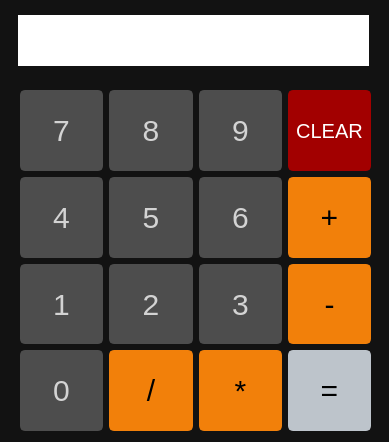
<?xml version="1.0" encoding="UTF-8"?>
<ui version="4.0">
 <class>MainWindow</class>
 <widget class="QMainWindow" name="MainWindow">
  <property name="geometry">
   <rect>
    <x>0</x>
    <y>0</y>
    <width>389</width>
    <height>442</height>
   </rect>
  </property>
  <property name="palette">
   <palette>
    <active>
     <colorrole role="WindowText">
      <brush brushstyle="SolidPattern">
       <color alpha="255">
        <red>255</red>
        <green>255</green>
        <blue>255</blue>
       </color>
      </brush>
     </colorrole>
     <colorrole role="Button">
      <brush brushstyle="SolidPattern">
       <color alpha="255">
        <red>50</red>
        <green>50</green>
        <blue>50</blue>
       </color>
      </brush>
     </colorrole>
     <colorrole role="Light">
      <brush brushstyle="SolidPattern">
       <color alpha="255">
        <red>0</red>
        <green>85</green>
        <blue>127</blue>
       </color>
      </brush>
     </colorrole>
     <colorrole role="Text">
      <brush brushstyle="SolidPattern">
       <color alpha="255">
        <red>255</red>
        <green>255</green>
        <blue>255</blue>
       </color>
      </brush>
     </colorrole>
     <colorrole role="ButtonText">
      <brush brushstyle="SolidPattern">
       <color alpha="255">
        <red>255</red>
        <green>255</green>
        <blue>255</blue>
       </color>
      </brush>
     </colorrole>
     <colorrole role="Window">
      <brush brushstyle="SolidPattern">
       <color alpha="255">
        <red>18</red>
        <green>18</green>
        <blue>18</blue>
       </color>
      </brush>
     </colorrole>
    </active>
    <inactive>
     <colorrole role="WindowText">
      <brush brushstyle="SolidPattern">
       <color alpha="255">
        <red>255</red>
        <green>255</green>
        <blue>255</blue>
       </color>
      </brush>
     </colorrole>
     <colorrole role="Button">
      <brush brushstyle="SolidPattern">
       <color alpha="255">
        <red>50</red>
        <green>50</green>
        <blue>50</blue>
       </color>
      </brush>
     </colorrole>
     <colorrole role="Light">
      <brush brushstyle="SolidPattern">
       <color alpha="255">
        <red>0</red>
        <green>85</green>
        <blue>127</blue>
       </color>
      </brush>
     </colorrole>
     <colorrole role="Text">
      <brush brushstyle="SolidPattern">
       <color alpha="255">
        <red>255</red>
        <green>255</green>
        <blue>255</blue>
       </color>
      </brush>
     </colorrole>
     <colorrole role="ButtonText">
      <brush brushstyle="SolidPattern">
       <color alpha="255">
        <red>255</red>
        <green>255</green>
        <blue>255</blue>
       </color>
      </brush>
     </colorrole>
     <colorrole role="Window">
      <brush brushstyle="SolidPattern">
       <color alpha="255">
        <red>18</red>
        <green>18</green>
        <blue>18</blue>
       </color>
      </brush>
     </colorrole>
    </inactive>
    <disabled>
     <colorrole role="Button">
      <brush brushstyle="SolidPattern">
       <color alpha="255">
        <red>50</red>
        <green>50</green>
        <blue>50</blue>
       </color>
      </brush>
     </colorrole>
     <colorrole role="Light">
      <brush brushstyle="SolidPattern">
       <color alpha="255">
        <red>0</red>
        <green>85</green>
        <blue>127</blue>
       </color>
      </brush>
     </colorrole>
     <colorrole role="Base">
      <brush brushstyle="SolidPattern">
       <color alpha="255">
        <red>18</red>
        <green>18</green>
        <blue>18</blue>
       </color>
      </brush>
     </colorrole>
     <colorrole role="Window">
      <brush brushstyle="SolidPattern">
       <color alpha="255">
        <red>18</red>
        <green>18</green>
        <blue>18</blue>
       </color>
      </brush>
     </colorrole>
    </disabled>
   </palette>
  </property>
  <property name="mouseTracking">
   <bool>false</bool>
  </property>
  <property name="windowTitle">
   <string>Calculator</string>
  </property>
  <property name="windowOpacity">
   <double>1.000000000000000</double>
  </property>
  <property name="styleSheet">
   <string notr="true">.QPushButton {
	background-color: rgb(77, 77, 77);
	color: rgb(211, 211, 211);
	font-size: 30px;
	border: 2px solid rgb(77, 77, 77);
	border-radius: 5px;
}

.QPushButton:hover {
	background-color: rgb(127, 127, 127);
	border: 2px solid rgb(127, 127, 127);
}

.QPushButton:pressed {
	border: 2px solid rgb(255, 255, 255)
}

#add , #subtract , #multiply , #divide {
	background-color: #f2800a;
	border: 2px solid #f2800a;
	color: rgb(0, 0, 0);
}

#add:hover , #subtract:hover , #multiply:hover , #divide:hover {
	background-color: #efa94d;
	border: 2px solid #efa94d;
	color: rgb(0, 0, 0);
}

#add:pressed , #subtract:pressed , #multiply:pressed, #divide:pressed {
	border: 2px solid rgb(255, 255, 255)
}

#equals {
	background-color: #bdc4cb;
	border: 2px solid #bdc4cb;
	color: rgb(0, 0, 0);
}

#equals:hover {
	background-color: rgb(135, 126, 126);
	border: 2px solid rgb(135, 126, 126);
}

#equals:pressed {
	border: 2px solid rgb(255, 255, 255)
}

#clear {
	background-color: rgb(162, 0, 0);
	border: 2px solid rgb(162, 0, 0);
	color: rgb(255, 255, 255);
}

#clear:hover {
	background-color: rgb(140, 0, 0);
	border: 2px solid rgb(140, 0, 0);
}

#clear:pressed {
	border: 2px solid rgb(255, 255, 255)
}

</string>
  </property>
  <widget class="QWidget" name="centralwidget">
   <widget class="QWidget" name="gridLayoutWidget">
    <property name="geometry">
     <rect>
      <x>20</x>
      <y>90</y>
      <width>351</width>
      <height>341</height>
     </rect>
    </property>
    <layout class="QGridLayout" name="gridLayout" rowstretch="0,0,0,0" columnstretch="0,0,0,0">
     <property name="sizeConstraint">
      <enum>QLayout::SizeConstraint::SetNoConstraint</enum>
     </property>
     <property name="horizontalSpacing">
      <number>6</number>
     </property>
     <item row="2" column="0">
      <widget class="QPushButton" name="one">
       <property name="sizePolicy">
        <sizepolicy hsizetype="Minimum" vsizetype="Expanding">
         <horstretch>0</horstretch>
         <verstretch>0</verstretch>
        </sizepolicy>
       </property>
       <property name="minimumSize">
        <size>
         <width>0</width>
         <height>0</height>
        </size>
       </property>
       <property name="font">
        <font>
         <pointsize>-1</pointsize>
        </font>
       </property>
       <property name="cursor">
        <cursorShape>PointingHandCursor</cursorShape>
       </property>
       <property name="text">
        <string>1</string>
       </property>
      </widget>
     </item>
     <item row="1" column="3">
      <widget class="QPushButton" name="add">
       <property name="sizePolicy">
        <sizepolicy hsizetype="Minimum" vsizetype="Expanding">
         <horstretch>0</horstretch>
         <verstretch>0</verstretch>
        </sizepolicy>
       </property>
       <property name="minimumSize">
        <size>
         <width>0</width>
         <height>0</height>
        </size>
       </property>
       <property name="font">
        <font>
         <pointsize>-1</pointsize>
        </font>
       </property>
       <property name="cursor">
        <cursorShape>PointingHandCursor</cursorShape>
       </property>
       <property name="text">
        <string>+</string>
       </property>
      </widget>
     </item>
     <item row="1" column="1">
      <widget class="QPushButton" name="five">
       <property name="sizePolicy">
        <sizepolicy hsizetype="Minimum" vsizetype="Expanding">
         <horstretch>0</horstretch>
         <verstretch>0</verstretch>
        </sizepolicy>
       </property>
       <property name="minimumSize">
        <size>
         <width>0</width>
         <height>0</height>
        </size>
       </property>
       <property name="font">
        <font>
         <pointsize>-1</pointsize>
        </font>
       </property>
       <property name="cursor">
        <cursorShape>PointingHandCursor</cursorShape>
       </property>
       <property name="text">
        <string>5</string>
       </property>
      </widget>
     </item>
     <item row="1" column="0">
      <widget class="QPushButton" name="four">
       <property name="sizePolicy">
        <sizepolicy hsizetype="Minimum" vsizetype="Expanding">
         <horstretch>0</horstretch>
         <verstretch>0</verstretch>
        </sizepolicy>
       </property>
       <property name="minimumSize">
        <size>
         <width>0</width>
         <height>0</height>
        </size>
       </property>
       <property name="font">
        <font>
         <pointsize>-1</pointsize>
        </font>
       </property>
       <property name="cursor">
        <cursorShape>PointingHandCursor</cursorShape>
       </property>
       <property name="text">
        <string>4</string>
       </property>
      </widget>
     </item>
     <item row="3" column="2">
      <widget class="QPushButton" name="multiply">
       <property name="sizePolicy">
        <sizepolicy hsizetype="Minimum" vsizetype="Expanding">
         <horstretch>0</horstretch>
         <verstretch>0</verstretch>
        </sizepolicy>
       </property>
       <property name="minimumSize">
        <size>
         <width>0</width>
         <height>0</height>
        </size>
       </property>
       <property name="font">
        <font>
         <pointsize>-1</pointsize>
        </font>
       </property>
       <property name="cursor">
        <cursorShape>PointingHandCursor</cursorShape>
       </property>
       <property name="text">
        <string>*</string>
       </property>
      </widget>
     </item>
     <item row="1" column="2">
      <widget class="QPushButton" name="six">
       <property name="sizePolicy">
        <sizepolicy hsizetype="Minimum" vsizetype="Expanding">
         <horstretch>0</horstretch>
         <verstretch>0</verstretch>
        </sizepolicy>
       </property>
       <property name="minimumSize">
        <size>
         <width>0</width>
         <height>0</height>
        </size>
       </property>
       <property name="font">
        <font>
         <pointsize>-1</pointsize>
        </font>
       </property>
       <property name="cursor">
        <cursorShape>PointingHandCursor</cursorShape>
       </property>
       <property name="text">
        <string>6</string>
       </property>
      </widget>
     </item>
     <item row="2" column="2">
      <widget class="QPushButton" name="three">
       <property name="sizePolicy">
        <sizepolicy hsizetype="Minimum" vsizetype="Expanding">
         <horstretch>0</horstretch>
         <verstretch>0</verstretch>
        </sizepolicy>
       </property>
       <property name="minimumSize">
        <size>
         <width>0</width>
         <height>0</height>
        </size>
       </property>
       <property name="font">
        <font>
         <pointsize>-1</pointsize>
        </font>
       </property>
       <property name="cursor">
        <cursorShape>PointingHandCursor</cursorShape>
       </property>
       <property name="styleSheet">
        <string notr="true"/>
       </property>
       <property name="text">
        <string>3</string>
       </property>
      </widget>
     </item>
     <item row="0" column="0">
      <widget class="QPushButton" name="seven">
       <property name="sizePolicy">
        <sizepolicy hsizetype="Minimum" vsizetype="Expanding">
         <horstretch>0</horstretch>
         <verstretch>0</verstretch>
        </sizepolicy>
       </property>
       <property name="minimumSize">
        <size>
         <width>0</width>
         <height>0</height>
        </size>
       </property>
       <property name="font">
        <font>
         <pointsize>-1</pointsize>
        </font>
       </property>
       <property name="cursor">
        <cursorShape>PointingHandCursor</cursorShape>
       </property>
       <property name="text">
        <string>7</string>
       </property>
      </widget>
     </item>
     <item row="3" column="3">
      <widget class="QPushButton" name="equals">
       <property name="sizePolicy">
        <sizepolicy hsizetype="Minimum" vsizetype="Expanding">
         <horstretch>0</horstretch>
         <verstretch>0</verstretch>
        </sizepolicy>
       </property>
       <property name="minimumSize">
        <size>
         <width>0</width>
         <height>0</height>
        </size>
       </property>
       <property name="cursor">
        <cursorShape>PointingHandCursor</cursorShape>
       </property>
       <property name="text">
        <string>=</string>
       </property>
      </widget>
     </item>
     <item row="0" column="2">
      <widget class="QPushButton" name="nine">
       <property name="sizePolicy">
        <sizepolicy hsizetype="Minimum" vsizetype="Expanding">
         <horstretch>0</horstretch>
         <verstretch>0</verstretch>
        </sizepolicy>
       </property>
       <property name="minimumSize">
        <size>
         <width>0</width>
         <height>0</height>
        </size>
       </property>
       <property name="font">
        <font>
         <pointsize>-1</pointsize>
        </font>
       </property>
       <property name="cursor">
        <cursorShape>PointingHandCursor</cursorShape>
       </property>
       <property name="text">
        <string>9</string>
       </property>
      </widget>
     </item>
     <item row="3" column="1">
      <widget class="QPushButton" name="divide">
       <property name="sizePolicy">
        <sizepolicy hsizetype="Minimum" vsizetype="Expanding">
         <horstretch>0</horstretch>
         <verstretch>0</verstretch>
        </sizepolicy>
       </property>
       <property name="minimumSize">
        <size>
         <width>0</width>
         <height>0</height>
        </size>
       </property>
       <property name="font">
        <font>
         <pointsize>-1</pointsize>
        </font>
       </property>
       <property name="cursor">
        <cursorShape>PointingHandCursor</cursorShape>
       </property>
       <property name="text">
        <string>/</string>
       </property>
      </widget>
     </item>
     <item row="3" column="0">
      <widget class="QPushButton" name="zero">
       <property name="sizePolicy">
        <sizepolicy hsizetype="Minimum" vsizetype="Expanding">
         <horstretch>0</horstretch>
         <verstretch>0</verstretch>
        </sizepolicy>
       </property>
       <property name="minimumSize">
        <size>
         <width>0</width>
         <height>0</height>
        </size>
       </property>
       <property name="font">
        <font>
         <pointsize>-1</pointsize>
        </font>
       </property>
       <property name="cursor">
        <cursorShape>PointingHandCursor</cursorShape>
       </property>
       <property name="text">
        <string>0</string>
       </property>
      </widget>
     </item>
     <item row="0" column="3">
      <widget class="QPushButton" name="clear">
       <property name="sizePolicy">
        <sizepolicy hsizetype="Minimum" vsizetype="Expanding">
         <horstretch>0</horstretch>
         <verstretch>0</verstretch>
        </sizepolicy>
       </property>
       <property name="minimumSize">
        <size>
         <width>0</width>
         <height>0</height>
        </size>
       </property>
       <property name="cursor">
        <cursorShape>PointingHandCursor</cursorShape>
       </property>
       <property name="styleSheet">
        <string notr="true">#clear {
	font-size: 20px;
}</string>
       </property>
       <property name="text">
        <string>CLEAR</string>
       </property>
      </widget>
     </item>
     <item row="2" column="3">
      <widget class="QPushButton" name="subtract">
       <property name="sizePolicy">
        <sizepolicy hsizetype="Minimum" vsizetype="Expanding">
         <horstretch>0</horstretch>
         <verstretch>0</verstretch>
        </sizepolicy>
       </property>
       <property name="minimumSize">
        <size>
         <width>0</width>
         <height>0</height>
        </size>
       </property>
       <property name="font">
        <font>
         <pointsize>-1</pointsize>
        </font>
       </property>
       <property name="cursor">
        <cursorShape>PointingHandCursor</cursorShape>
       </property>
       <property name="text">
        <string>-</string>
       </property>
      </widget>
     </item>
     <item row="0" column="1">
      <widget class="QPushButton" name="eight">
       <property name="sizePolicy">
        <sizepolicy hsizetype="Minimum" vsizetype="Expanding">
         <horstretch>0</horstretch>
         <verstretch>0</verstretch>
        </sizepolicy>
       </property>
       <property name="minimumSize">
        <size>
         <width>0</width>
         <height>0</height>
        </size>
       </property>
       <property name="font">
        <font>
         <pointsize>-1</pointsize>
        </font>
       </property>
       <property name="cursor">
        <cursorShape>PointingHandCursor</cursorShape>
       </property>
       <property name="text">
        <string>8</string>
       </property>
      </widget>
     </item>
     <item row="2" column="1">
      <widget class="QPushButton" name="two">
       <property name="sizePolicy">
        <sizepolicy hsizetype="Minimum" vsizetype="Expanding">
         <horstretch>0</horstretch>
         <verstretch>0</verstretch>
        </sizepolicy>
       </property>
       <property name="minimumSize">
        <size>
         <width>0</width>
         <height>0</height>
        </size>
       </property>
       <property name="font">
        <font>
         <pointsize>-1</pointsize>
        </font>
       </property>
       <property name="cursor">
        <cursorShape>PointingHandCursor</cursorShape>
       </property>
       <property name="text">
        <string>2</string>
       </property>
      </widget>
     </item>
    </layout>
   </widget>
   <widget class="QLabel" name="display">
    <property name="geometry">
     <rect>
      <x>18</x>
      <y>15</y>
      <width>351</width>
      <height>51</height>
     </rect>
    </property>
    <property name="styleSheet">
     <string notr="true">#display {
	background-color: rgb(255, 255, 255);
	font-size: 24px;
	color: rgb(0, 0, 0);
	padding: 0px 20px;
}</string>
    </property>
    <property name="text">
     <string/>
    </property>
    <property name="alignment">
     <set>Qt::AlignmentFlag::AlignRight|Qt::AlignmentFlag::AlignTrailing|Qt::AlignmentFlag::AlignVCenter</set>
    </property>
   </widget>
  </widget>
 </widget>
 <resources/>
 <connections>
  <connection>
   <sender>one</sender>
   <signal>clicked()</signal>
   <receiver>MainWindow</receiver>
   <slot>update()</slot>
   <hints>
    <hint type="sourcelabel">
     <x>62</x>
     <y>303</y>
    </hint>
    <hint type="destinationlabel">
     <x>194</x>
     <y>220</y>
    </hint>
   </hints>
  </connection>
 </connections>
</ui>
